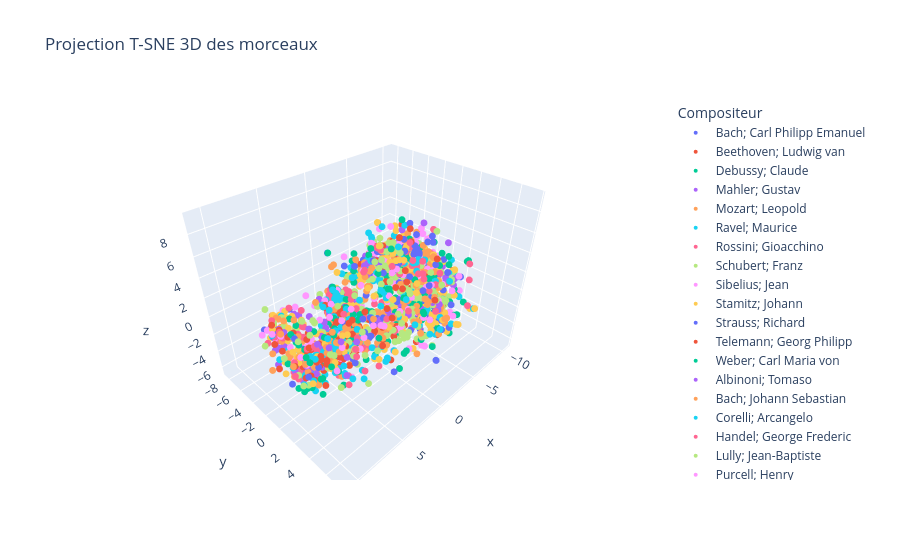

The code cell stored with this chart in its notebook:
### Code cell
from sklearn.manifold import TSNE

# Projection T-SNE 3D
tsne_3d = TSNE(n_components=3, perplexity=100, random_state=42, metric='cosine')
X_tsne_3d = tsne_3d.fit_transform(X_scaled)

fig = px.scatter_3d(
    x=X_tsne_3d[:, 0],
    y=X_tsne_3d[:, 1],
    z=X_tsne_3d[:, 2],
    color=y,
    labels={'color': 'Compositeur'},
    hover_name=morceaux,
    title="Projection T-SNE 3D des morceaux"
)
fig.update_traces(marker=dict(size=4))
fig.show()
